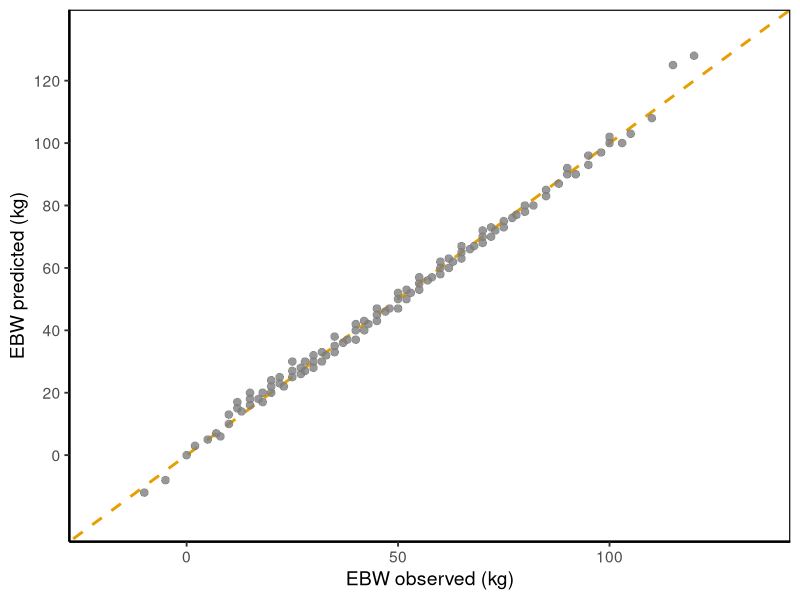

Reproduce this figure in R.
library(ggplot2)
library(svglite)

df = read.csv("data.csv")

p = ggplot(df, aes(x = ebw_observed, y = ebw_predicted)) +
  geom_abline(slope = 1, intercept = 0, color = "#E69F00", linetype = "dashed", linewidth = 1.0) +
  geom_point(size = 2.5, alpha = 0.8, color = "grey50", stroke = 0.3) +
  scale_x_continuous(breaks = c(0, 50, 100), limits = c(-20, 135)) +
  scale_y_continuous(breaks = c(0, 20, 40, 60, 80, 100, 120), limits = c(-20, 135)) +
  labs(
    x = "EBW observed (kg)",
    y = "EBW predicted (kg)"
  ) +
  theme_classic(base_size = 14) +
  theme(
    axis.line = element_line(linewidth = 0.8),
    panel.border = element_rect(color = "black", fill = NA, linewidth = 0.8)
  )

ggsave("fig1e.svg", p, width = 5, height = 4)
